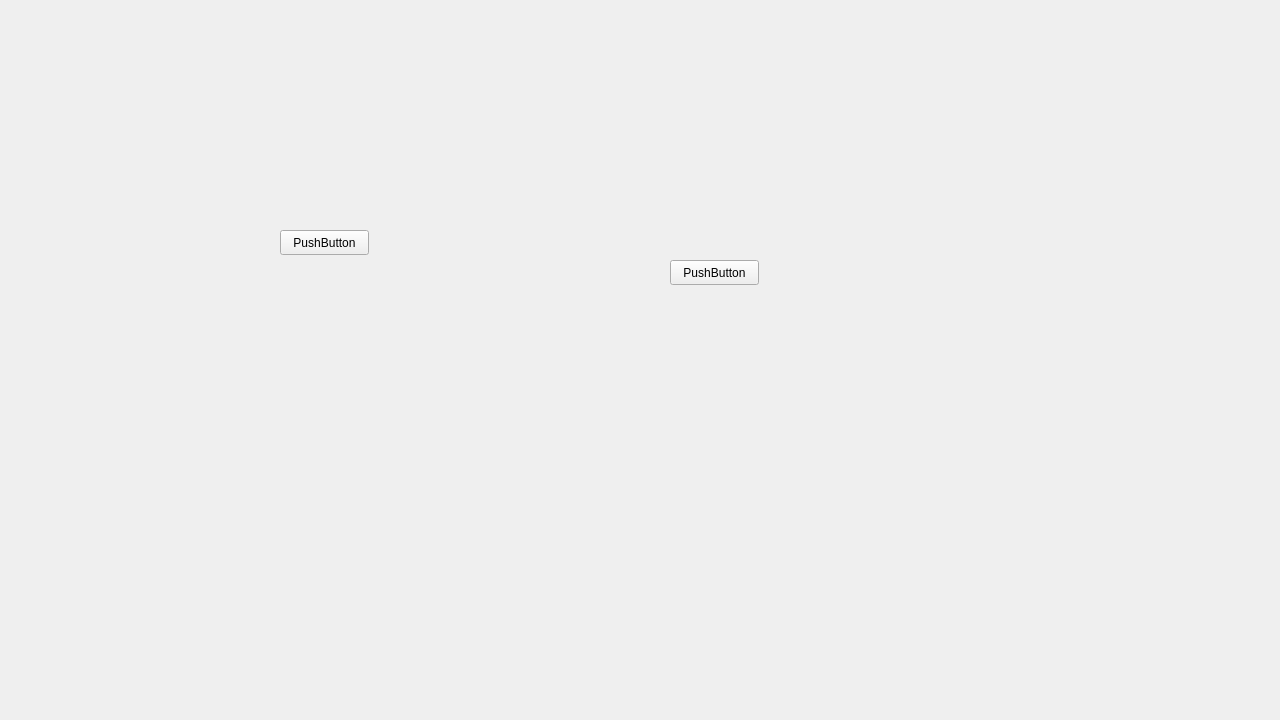
<?xml version="1.0" encoding="UTF-8"?>
<ui version="4.0">
 <class>InstallatiionSubMenu</class>
 <widget class="QWidget" name="InstallatiionSubMenu">
  <property name="geometry">
   <rect>
    <x>0</x>
    <y>0</y>
    <width>1280</width>
    <height>720</height>
   </rect>
  </property>
  <property name="sizePolicy">
   <sizepolicy hsizetype="Fixed" vsizetype="Fixed">
    <horstretch>0</horstretch>
    <verstretch>0</verstretch>
   </sizepolicy>
  </property>
  <property name="minimumSize">
   <size>
    <width>1280</width>
    <height>720</height>
   </size>
  </property>
  <property name="windowTitle">
   <string>Form</string>
  </property>
  <property name="styleSheet">
   <string notr="true">QWidget{border-image: url(:/images/images/menubg.png);}</string>
  </property>
  <widget class="QPushButton" name="pushButton">
   <property name="geometry">
    <rect>
     <x>280</x>
     <y>230</y>
     <width>89</width>
     <height>25</height>
    </rect>
   </property>
   <property name="text">
    <string>PushButton</string>
   </property>
  </widget>
  <widget class="QPushButton" name="pushButton_2">
   <property name="geometry">
    <rect>
     <x>670</x>
     <y>260</y>
     <width>89</width>
     <height>25</height>
    </rect>
   </property>
   <property name="text">
    <string>PushButton</string>
   </property>
  </widget>
 </widget>
 <resources/>
 <connections/>
</ui>
